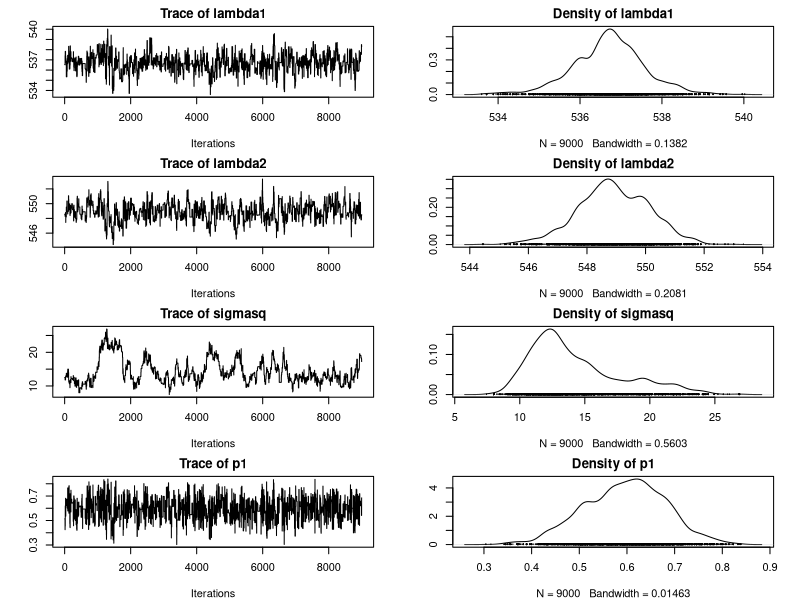
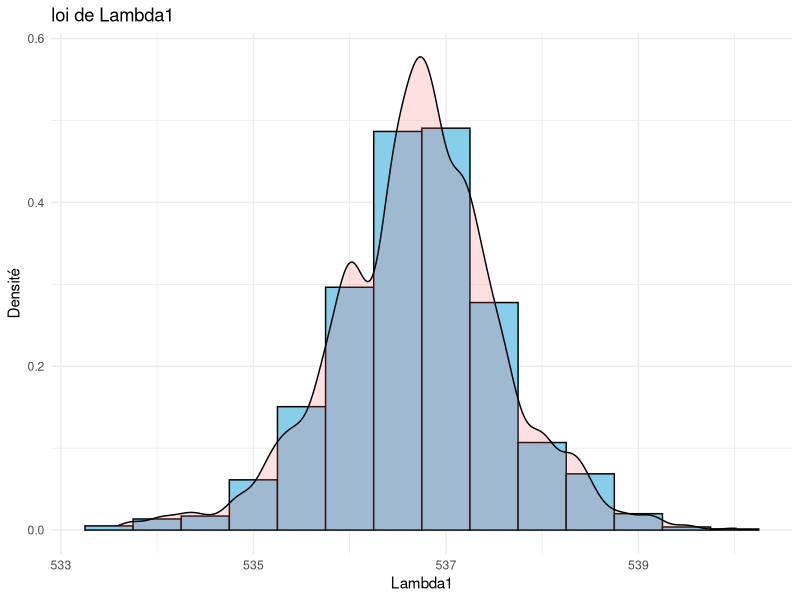
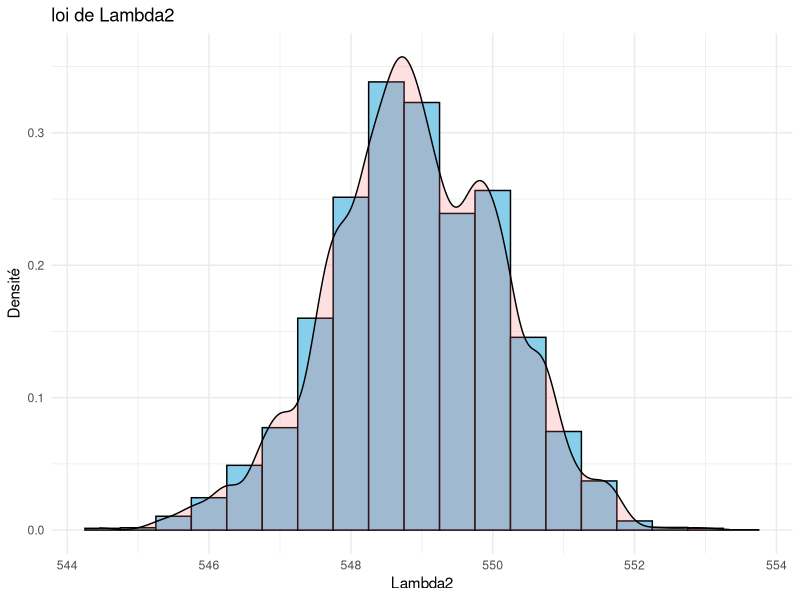
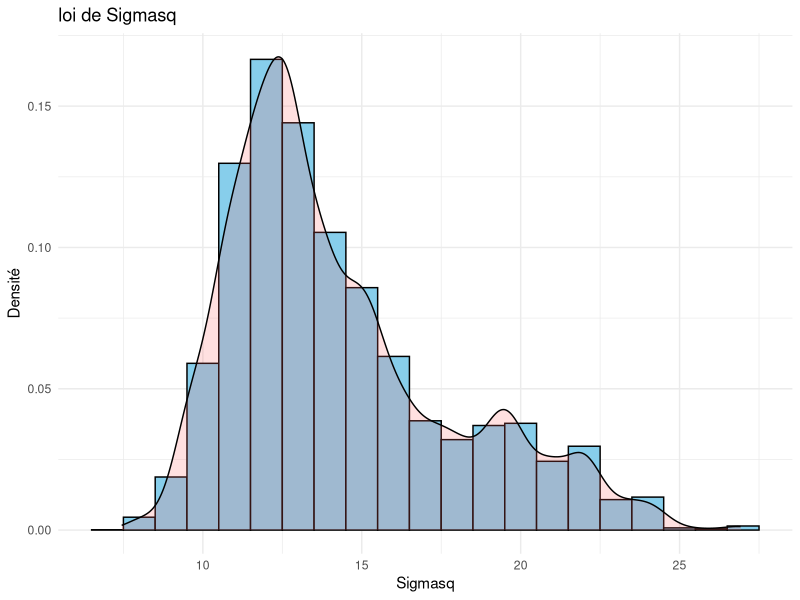
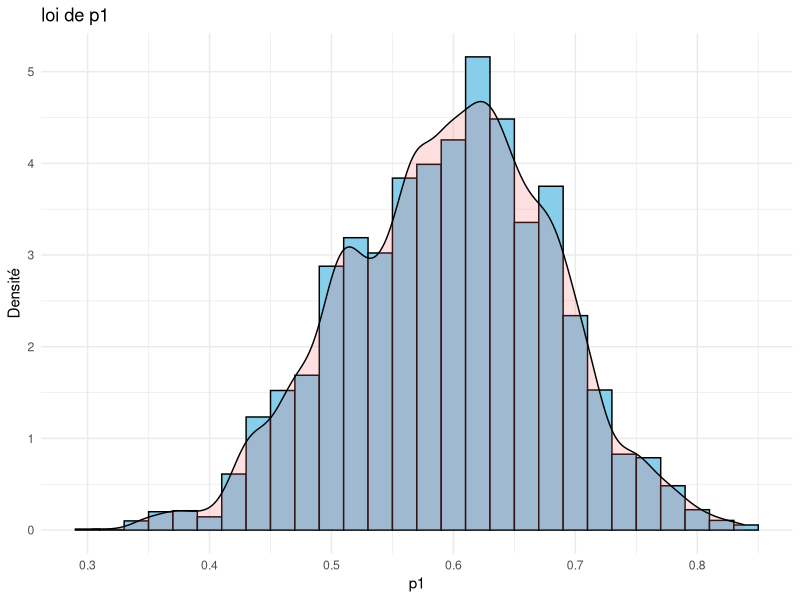
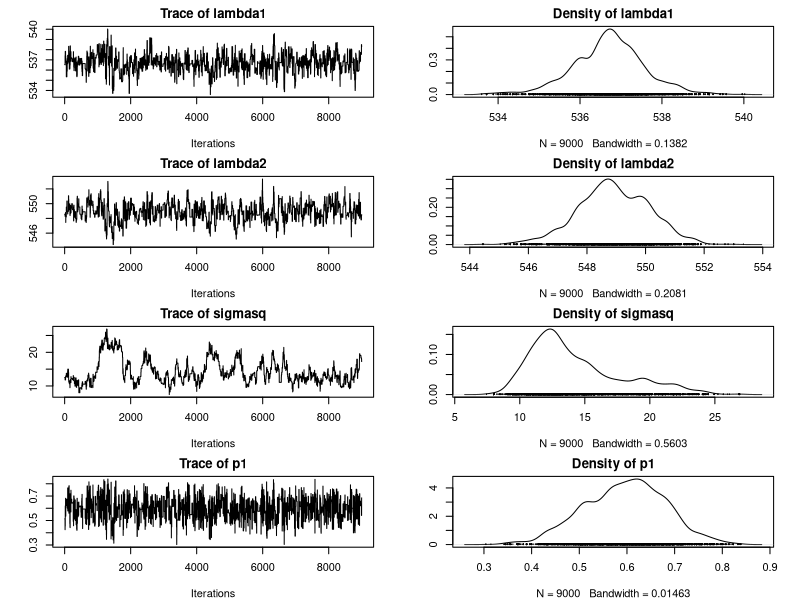
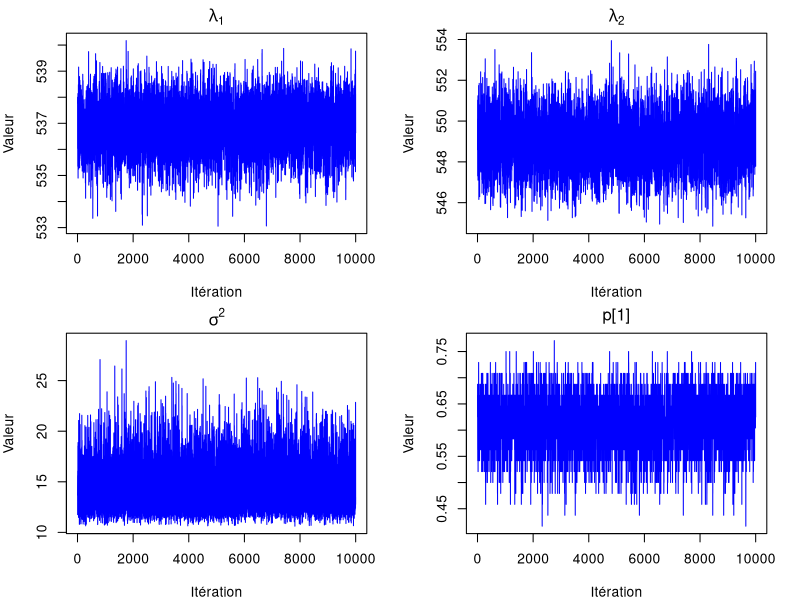
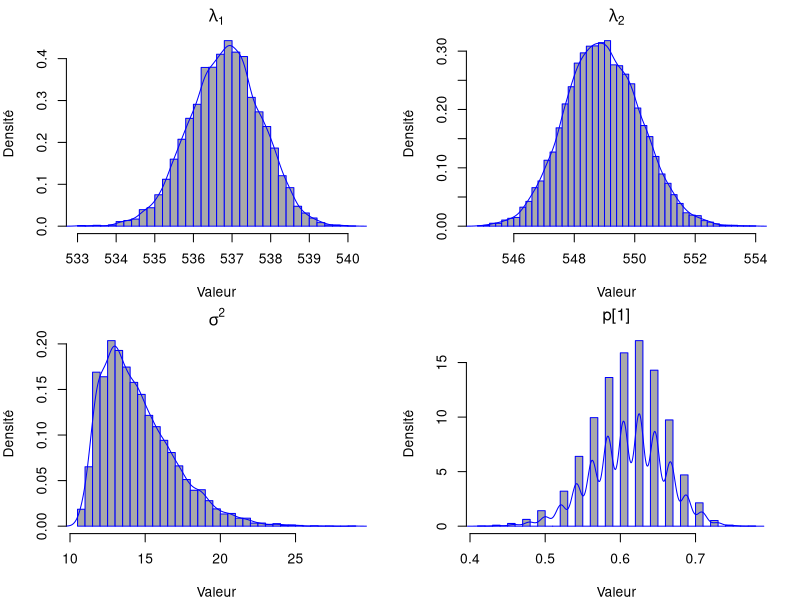

Source code (R) for these figures, in order:
# Chargement des bibliothèques nécessaires
library(ggplot2)
library(coda)

# Initialisation des paramètres
N <- 48# Nombre total d'observations
y <- c(529, 530, 532, 533.1, 533.4, 533.6, 533.7, 534.1, 534.8, 535.3, 
       535.4, 535.9, 536.1, 536.3, 536.4, 536.6, 537, 537.4, 537.5, 
       538.3, 538.5, 538.6, 539.4, 539.6, 540.4, 540.8, 542, 542.8, 
       543, 543.5, 543.8, 543.9, 545.3, 546.2, 548.8, 548.7, 548.9, 
       549, 549.4, 549.9, 550.6, 551.2, 551.4, 551.5, 551.6, 552.8, 
       552.9, 553.2)# Données observées

# Paramètres a priori
alpha <- c(1, 1)  # Paramètres de la loi Beta pour p1
lambda_1 <- 535  # Moyenne initiale du premier groupe
theta <- 5  # Différence initiale entre les moyennes des deux groupes
sigmasq <- 10  # Variance initiale commune aux deux groupes
p1 <- 0.5  # Probabilité initiale qu'une observation appartienne au premier groupe


###########               algorithme MH                 ##############
set.seed(4537)
lambda <- c(lambda_1, lambda_1 + theta)  # Moyennes des groupes
p <- c(p1, 1 - p1)                       # Proportions des groupes
iterations <- 10000
chain <- matrix(NA, nrow = iterations, ncol = 4)  # Pour stocker les échantillons


# Fonction pour calculer la log_vraisemblance d'une loi normale bimodale
log_vraisemblance <- function(y, lambda, sigmasq, p) {
  sum(log(p[1] * dnorm(y, lambda[1], sqrt(sigmasq)) +
            p[2] * dnorm(y, lambda[2], sqrt(sigmasq))))}

# Matrice pour stocker les échantillons de la chaîne MCMC
chain <- matrix(NA, nrow = iterations, ncol = 4)
colnames(chain) <- c("lambda1", "lambda2", "sigmasq", "p1")

# Valeur initiale de la log_vraisemblance
Actu_log_vraisemblance <- log_vraisemblance(y, lambda, sigmasq, p)

for (i in 1:iterations) {
  # Proposition de nouveaux paramètres en ajoutant une perturbation gaussienne
  lambda_prop <- rnorm(2, mean = c(lambda_1, lambda_1 + theta), sd = c(1, 1))
  sigmasq_prop <- rnorm(1, mean = sigmasq, sd = 1)
  p_prop <- runif(1, min = 0, max = 1)
  
  # Calcul de la nouvelle log_vraisemblance avec les paramètres proposés
  prop_log_vraisemblance <- log_vraisemblance(y, lambda_prop, sigmasq_prop, c(p_prop, 1 - p_prop))
  
  # Calcul de la probabilité d'acceptation (ratio de Hastings)
  alpha <- exp(prop_log_vraisemblance - Actu_log_vraisemblance)
  
  # Décider d'accepter ou de rejeter la nouvelle proposition
  if (runif(1) < alpha) {
    lambda_1 <- lambda_prop[1]
    theta <- lambda_prop[2] - lambda_1
    sigmasq <- sigmasq_prop
    p1 <- p_prop
    Actu_log_vraisemblance <- prop_log_vraisemblance
  }
  
  # Stocker la chaîne
  chain[i, ] <- c(lambda_1, lambda_1 + theta, sigmasq, p1)
}

# Analyse des résultats avec un burn-in
mcmc_chain1 <- mcmc(chain[-(1:1000), ])  # Burn-in de 1000 itérations
par(mar=c(4, 4, 2, 2))
plot(mcmc_chain1)

summary(mcmc_chain1)

#pdf("MH_plot.pdf")  # pdf ou jpeg


# Données après le burn-in
effective_chain <- chain[-(1:1000), ]

# Graphiques
par(mfrow=c(1,1))
ggplot(data.frame(lambda1 = effective_chain[, "lambda1"]), aes(x = lambda1)) +
  geom_histogram(aes(y = after_stat(density)), binwidth = 0.5, fill = "skyblue", color = "black") +
  geom_density(alpha = .2, fill = "#FF6666") +
  labs(title = "loi de Lambda1", x = "Lambda1", y = "Densité") +
  theme_minimal()

ggplot(data.frame(lambda2 = effective_chain[, "lambda2"]), aes(x = lambda2)) +
  geom_histogram(aes(y = after_stat(density)), binwidth = 0.5, fill = "skyblue", color = "black") +
  geom_density(alpha = .2, fill = "#FF6666") +
  labs(title = "loi de Lambda2", x = "Lambda2", y = "Densité") +
  theme_minimal()

ggplot(data.frame(sigmasq = effective_chain[, "sigmasq"]), aes(x = sigmasq)) +
  geom_histogram(aes(y = after_stat(density)), binwidth = 1, fill = "skyblue", color = "black") + # Tu peux ajuster le binwidth si nécessaire
  geom_density(alpha = .2, fill = "#FF6666") +
  labs(title = "loi de Sigmasq", x = "Sigmasq", y = "Densité") +
  theme_minimal()

ggplot(data.frame(p1 = effective_chain[, "p1"]), aes(x = p1)) +
  geom_histogram(aes(y = after_stat(density)), binwidth = 0.02, fill = "skyblue", color = "black") + # Tu peux ajuster le binwidth si nécessaire
  geom_density(alpha = .2, fill = "#FF6666") +
  labs(title = "loi de p1", x = "p1", y = "Densité") +
  theme_minimal()

#Résultats
summary_stats <- apply(effective_chain, 2, function(x) {
  c(mean = mean(x), sd = sd(x), `2.5%` = quantile(x, 0.025), `97.5%` = quantile(x, 0.975))
})
summary_stats

#################****Avec préchauffe******###############

# Diagnostic et résumé de la chaîne (après une période d'échauffement et d'amincissement)
chauffe <- floor(0.1 * iterations)
chain_chauffé <- chain[-(1:chauffe), ]
mcmc_chain2 <- mcmc(chain_chauffé)

# Création des graphiques de diagnostics MCMC
par(mar=c(4, 4, 2, 2))
plot(mcmc_chain2)


# Résumé statistique des chaînes MCMC
summary(mcmc_chain2)


###########              algorithme Gibbs                 ##############
set.seed(12345)
p <- c(p1, 1 - p1)
lambda <- c(lambda_1, lambda_1 + theta)
iterations <- 10000
chain_Gibbs <- matrix(NA, nrow = iterations, ncol = 4)
# Affectations initiales basées sur les proportions p
T <- sample(1:2, length(y), replace = TRUE, prob = p)

for (i in 1:iterations) {
  # Mise à jour des affectations T
  for (j in 1:length(y)) {
    prob1 <- p[1] * dnorm(y[j], lambda[1], sqrt(sigmasq))
    prob2 <- p[2] * dnorm(y[j], lambda[2], sqrt(sigmasq))
    T[j] <- sample(1:2, 1, prob = c(prob1, prob2))
  }
  
  # Mise à jour de lambda1 et lambda2
  lambda[1] <- rnorm(1, mean(y[T == 1]), sd = sqrt(sigmasq / length(y[T == 1])))
  lambda[2] <- rnorm(1, mean(y[T == 2]), sd = sqrt(sigmasq / length(y[T == 2])))
  
  # Mise à jour de sigmasq
  sigma2 <- (sum((y[T == 1] - lambda[1])^2) + sum((y[T == 2] - lambda[2])^2)) / length(y)
  
  # Mise à jour de p
  p[1] <- mean(T == 1)
  p[2] <- 1 - p[1]
  
  # Stockage des échantillons
  chain_Gibbs[i, ] <- c(lambda[1], lambda[2], sigma2, p[1])
}

# Graphiques pour l'analyse de convergence des chaînes
par(mfrow=c(2,2))
noms_graphiques <- c(expression(lambda[1]), expression(lambda[2]), expression(sigma^2), 'p[1]')
for (i in 1:4) {
  plot(chain_Gibbs[,i], type='l', main=noms_graphiques[i], xlab='Itération', ylab='Valeur', col='blue')
}

# Histogrammes des lois a posteriori
par(mfrow=c(2,2))
for (i in 1:4) {
  hist(chain_Gibbs[,i], breaks=40, probability=TRUE, main=noms_graphiques[i], xlab='Valeur', ylab='Densité', col='darkgrey', border='blue')
  lines(density(chain_Gibbs[,i]), col='blue')
}

# Histogrammes des lois a posteriori avec ggplot2
colnames(chain_Gibbs) <- c('lambda1', 'lambda2', 'sigma2', 'p1')
chain_df_Gibbs <- as.data.frame(chain_Gibbs)
for (i in colnames(chain_df_Gibbs)) {
  p <- ggplot(chain_df_Gibbs, aes(x=.data[[i]])) +
    geom_histogram(aes(y=after_stat(density)), bins=30, fill='blue', color='black', alpha=0.7) +
    geom_density(color='red', linewidth=1) +
    labs(title=paste('Loi a posteriori de', i), x='Valeur', y='Densité')
  print(p)
}
# Graphiques d'autocorrélation
par(mfrow=c(2,2))
for (i in 1:4) {
  acf(chain_Gibbs[,i], main=paste('Autocorrélation de', colnames(chain_Gibbs)[i]))
}


# Analyse des résultats avec coda
library(coda)
mcmc_chain3 <- mcmc(chain_Gibbs[-(1:1000), ])  # Burn-in de 1000 itérations
par(mar=c(4, 4, 2, 2))
plot(mcmc_chain3)

#pdf("Gibbs8.png")  # pdf ou jpeg

summary(mcmc_chain3)


#################****Avec préchauffe******###############

# Prétraitement des résultats (burn-in et échantillonnage)
burnin <- floor(0.1 * iterations)  # Définition du nombre d'itérations à brûler
chain_net <- chain_Gibbs[-(1:burnin),]    # Chaîne nettoyée sans les itérations brûlées
chain_aminc <- chain_net[seq(1, nrow(chain_net), by=10),]  # Chaîne amincie

# Résumé des résultats statistique de la chaîne amincie
print(summary(chain_aminc))

# Graphiques pour l'analyse de convergence des chaînes
par(mfrow=c(2,2))
noms_graphiques <- c(expression(lambda[1]), expression(lambda[2]), expression(sigma^2), 'p[1]')
for (i in 1:4) {
  plot(chain_aminc[,i], type='l', main=noms_graphiques[i], xlab='Itération', ylab='Valeur', col='blue')
}

# Histogrammes des lois a posteriori
par(mfrow=c(2,2))
for (i in 1:4) {
  hist(chain_Gibbs[,i], breaks=40, probability=TRUE, main=noms_graphiques[i], xlab='Valeur', ylab='Densité', col='darkgrey', border='blue')
  lines(density(chain_Gibbs[,i]), col='blue')
}

# Histogrammes des lois a posteriori avec ggplot2
colnames(chain_aminc) <- c('lambda1', 'lambda2', 'sigma2', 'p1')
chain_df <- as.data.frame(chain_aminc)
for (i in colnames(chain_df)) {
  p <- ggplot(chain_df, aes_string(x=i)) +
    geom_histogram(aes(y=after_stat(density)), bins=30, fill='blue', color='black', alpha=0.7) +
    geom_density(color='red', linewidth=1) +
    labs(title=paste('Loi a posteriori de', i), x='Valeur', y='Densité')
  print(p)
}

# Graphiques d'autocorrélation
par(mfrow=c(2,2))
for (i in 1:4) {
  acf(chain_Gibbs[,i], main=paste('Autocorrélation de', colnames(chain_Gibbs)[i]))
}


